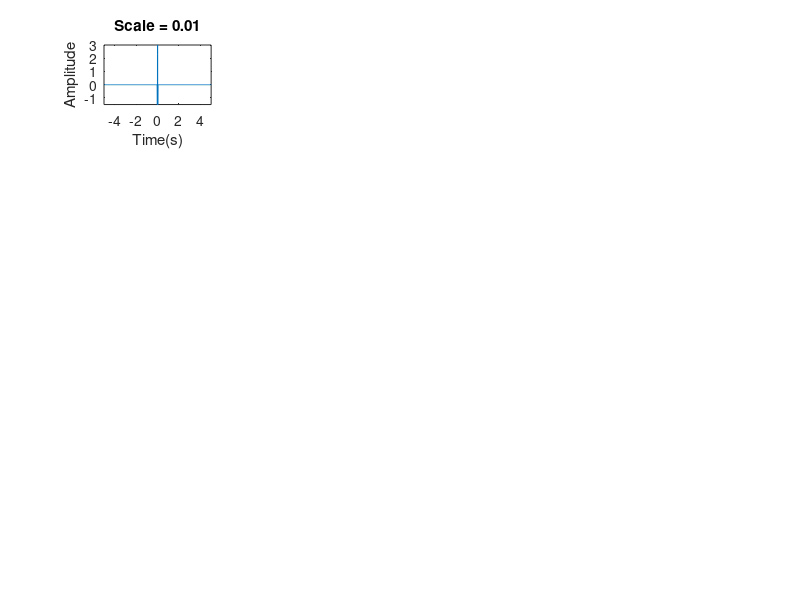

Reproduce this figure in MATLAB. (Note: this script raises an error after producing the figure.)
clearvars; close all; clc;

fs = 250;           % Sample frequency
N = 3000;           % Data length
t = (-N:N)/fs;      % Time scale
s = 0.01:0.1:2;     % Values of scaling factor (20 scales)


%% Maxican hat wavelet
num_scaling_factors = length(s);

% lets tau = 0
figure;
for i = 1:num_scaling_factors
    %generate wavelets
    wavelt(:, i) = (2/(sqrt(3*s(i))*(pi^(1/4))))*(1-(t/s(i)).^2).*exp(-((t/s(i)).^2) /2);
    
    %plot wavelets
    subplot(5,4,i);
    plot(t, wavelt(:, i));
    title(['Scale = ', num2str(s(i))]);
    xlabel('Time(s)'), ylabel('Amplitude');
    axis([-5 5 -1.5 3]);
    
    %calculate mean and energy values
    syms t_i;
    wavelt_M(i) = int((2/(sqrt(3*s(i))*(pi^(1/4))))*(1-(t_i/s(i)).^2).*exp(-((t_i/s(i)).^2) /2), 't_i', -inf, inf); %for mean
    wavelt_E(i) =  int(((2/(sqrt(3*s(i))*(pi^(1/4))))*(1-(t_i/s(i)).^2).*exp(-((t_i/s(i)).^2) /2))^2, 't_i', -inf, inf); %for energy
end


% ploting mean and energy
figure;
scatter(s, wavelt_M,'r');
hold on;
scatter(s, wavelt_E,'g');
hold off;
axis([0 2 -0.5 1.5]);
title('Mean and Energy with scaling factor');
legend('Mean', 'Energy'), xlabel('Scale Factor'), ylabel('Amplitude');


% Generating Spectra of wavelets
figure;
for i = 1:num_scaling_factors
    %generate FFT
    Fwavelt = fft(wavelt(:, i))/length(wavelt(:, i));
    hz = linspace(0,fs/2,floor(length(wavelt(:, i))/2)+1);

    %plot FFT
    subplot(5,4,i);
    plot(hz,2*abs(Fwavelt(1:length(hz))))
    title(['Scale = ', num2str(s(i))]), xlabel('Frequency (Hz)'), ylabel('Amplitude');
    %for i ==1 frequecncy distributed in ver large range. but in other
    %cases range is ve low.
    if (i==1)
        axis([0 100 0 0.15]);
    elseif(i>1 && i<=4)
        axis([0 10 0 0.15]);
    elseif(i>4)
        axis([0 5 0 0.15]);
    end
end



